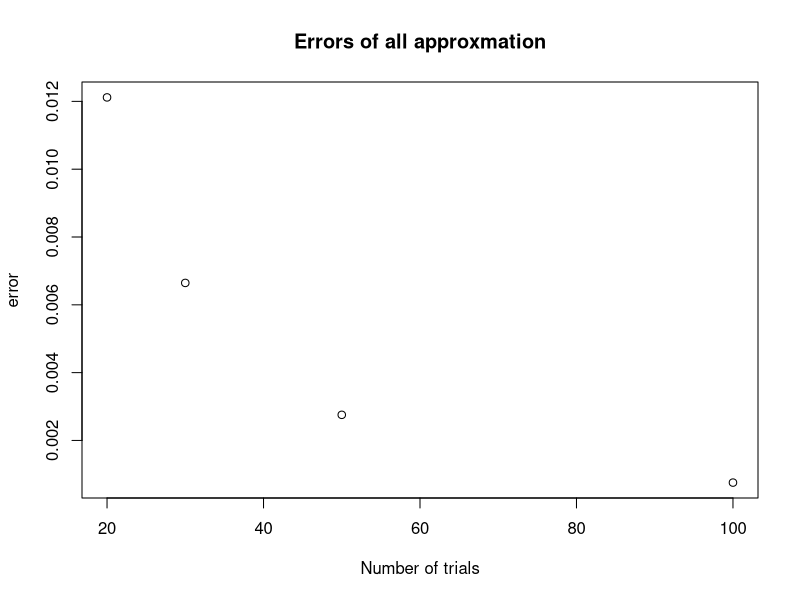
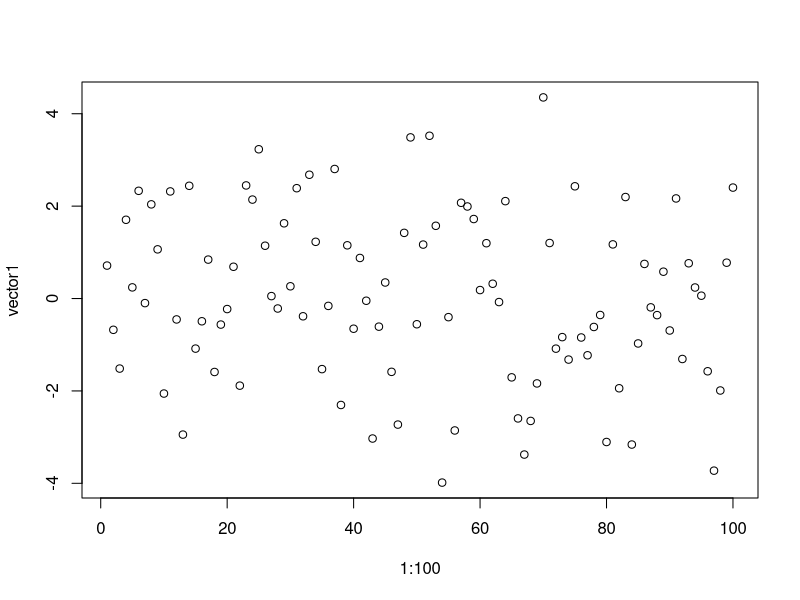
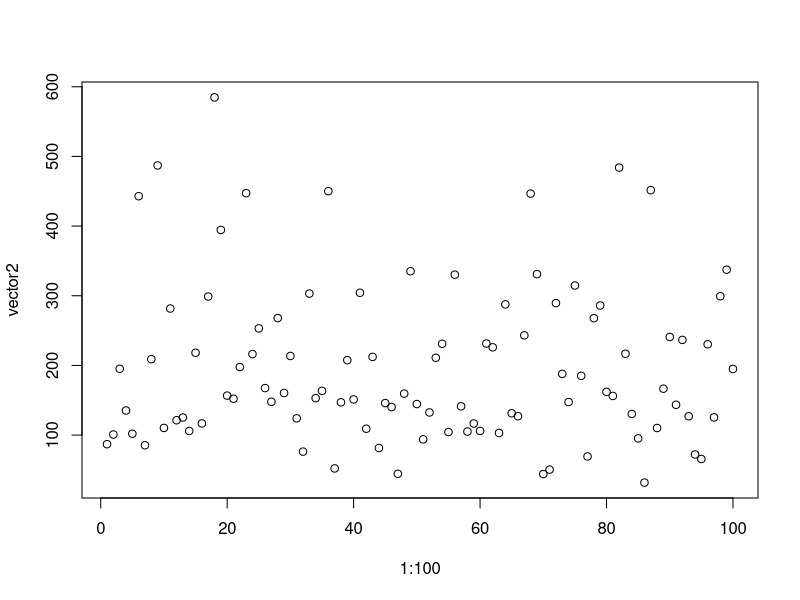
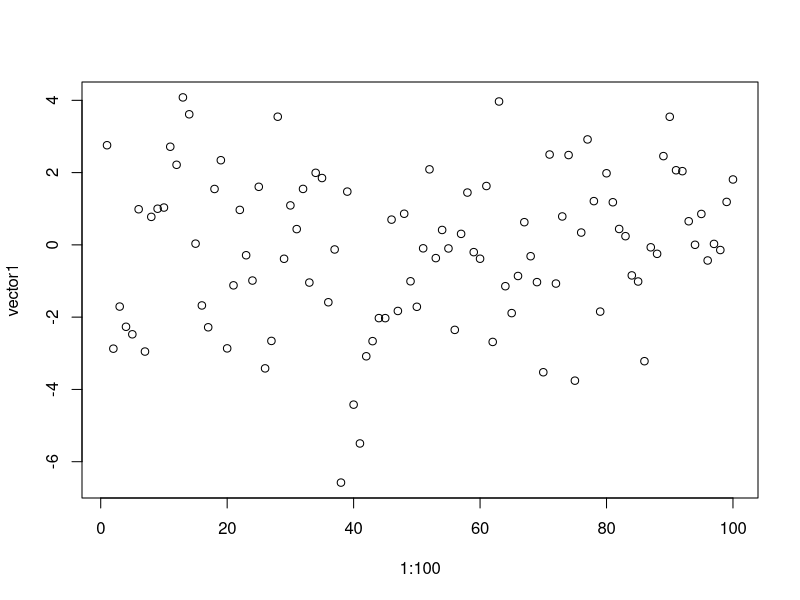
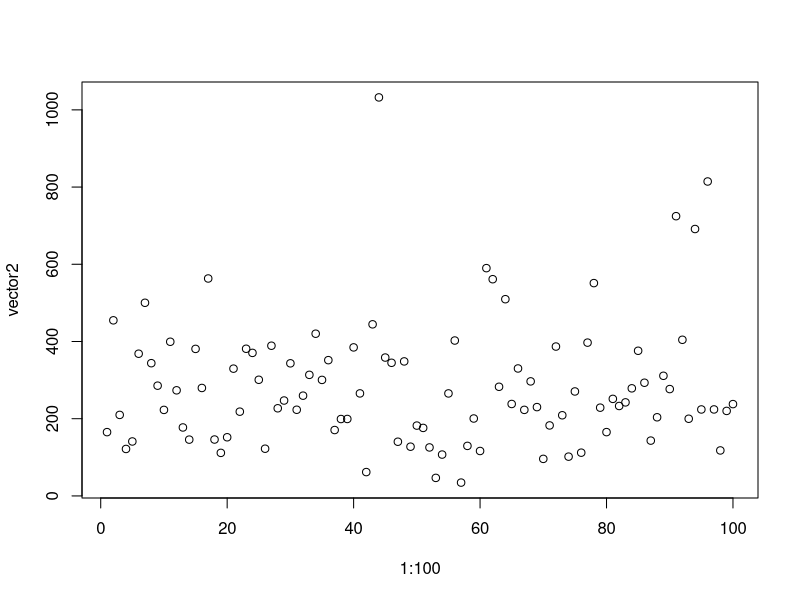
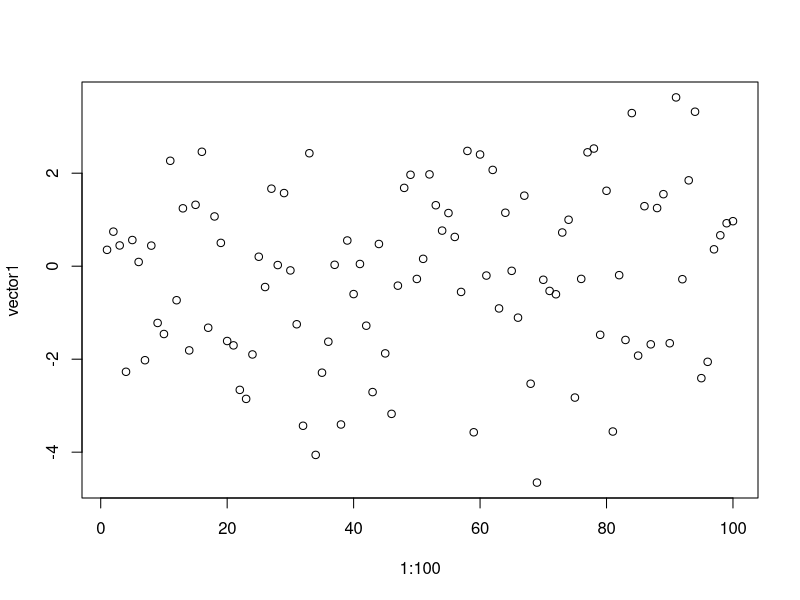
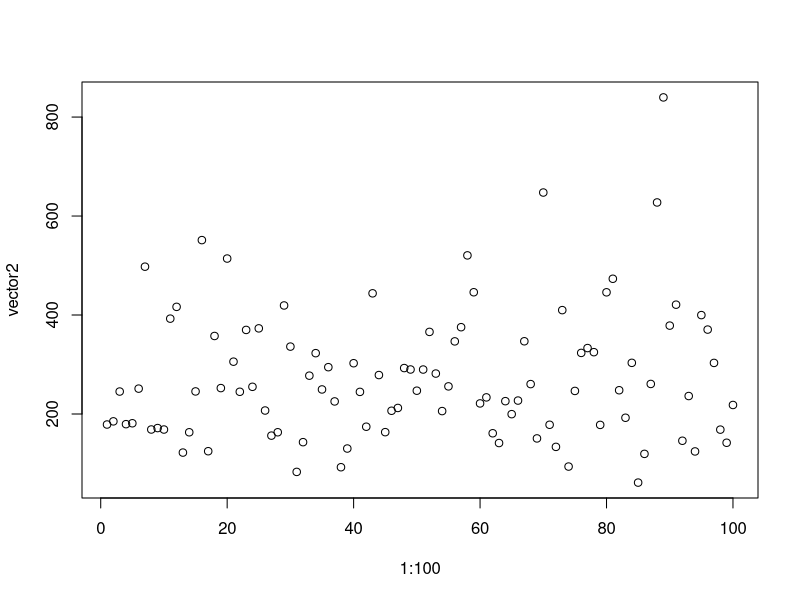

R code for these plots, in order:
## ---- chunk 1
knitr::opts_chunk$set(echo = TRUE)
## ---- chunk 2
#Tyler Sulsenti
#HW 2
#1.

#i

p = 0.4
m = 8.25

n <- c(20,30,50,100)

for(i in 1:4) {
  print(paste("P(N<=8.25) for n =", n[i] ,"is:", pbinom(8.25, n[i], p)))
}

#ii
## Laplace Theorem
for(i in 1:4){
  num = (m - n[i]*p)
  sigma = sqrt((n[i]*p)*(1-p))
  print(paste("The normal approximation through the Laplace Theorem for n=", n[i], "is:", pnorm(num/sigma)))
}

#iii
error = c()
for(i in 1:4){
  phat = 8.25/n[i]
  errorApprox = (phat*(1-phat))/n[i]
  error[i] = errorApprox
  print(paste("The error of approxmination for n=", n[i], "is:", error[i]))
}
plot(n,error, xlab ="Number of trials")
title(main = "Errors of all approxmation")

#iv
## Based on the error plot in iii, i can see that the error gets smaller and smaller the more trials, n, that there are.

#2
##this function covers the compuations for i, ii, and iii.
hw2_func = function(n, times){
  vector1 = c()
  vector2 = c()
  for(i in 1:times){
    x = rnorm(n,2,3)
    xbar = mean(x)
    numerator = xbar-2
    denominator = sqrt((3) / n)
    
    compute1 = numerator/denominator
    
    numerator = (n-1) * var(x)^2
    
    compute2 = numerator/3^2
    
    vector1 = c(vector1, compute1)
    vector2 = c(vector2, compute2)
  }
  plot(1:100, vector1)
  plot(1:100, vector2)
}

#i
hw2_func(20, 100)

#ii
hw2_func(30, 100)

#iii
hw2_func(30, 100)

#iv
## We can see based upon the information in i, ii, and iii, that while n increases in value, the result of the fucntion (xbar - 2)/sqrt((3^2) / n) stays near 0 or becomes 0
## However, in the fucntion ((n - 1)S^2)/3^2, as the value of n increases, so does the reuslt of the function

